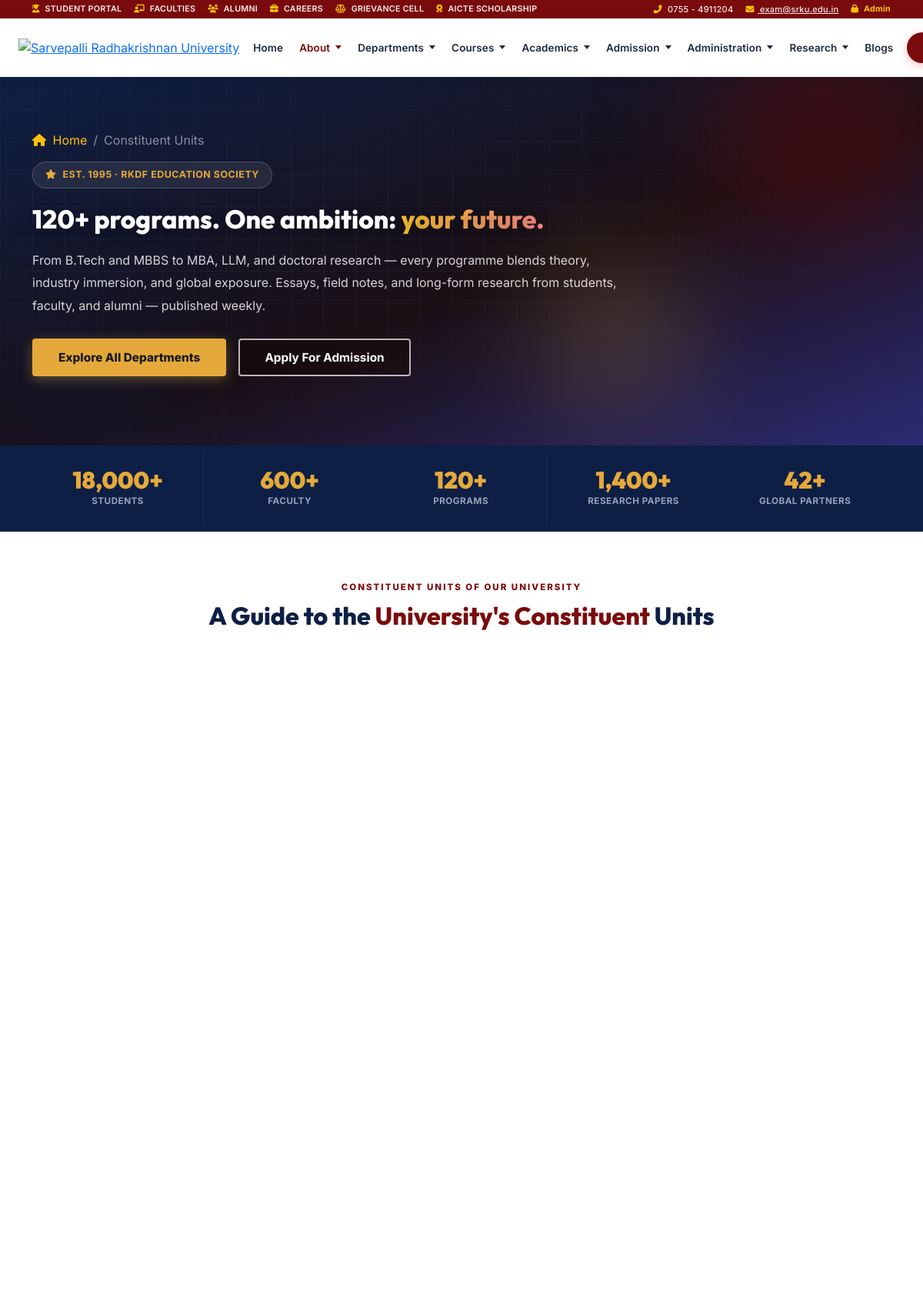
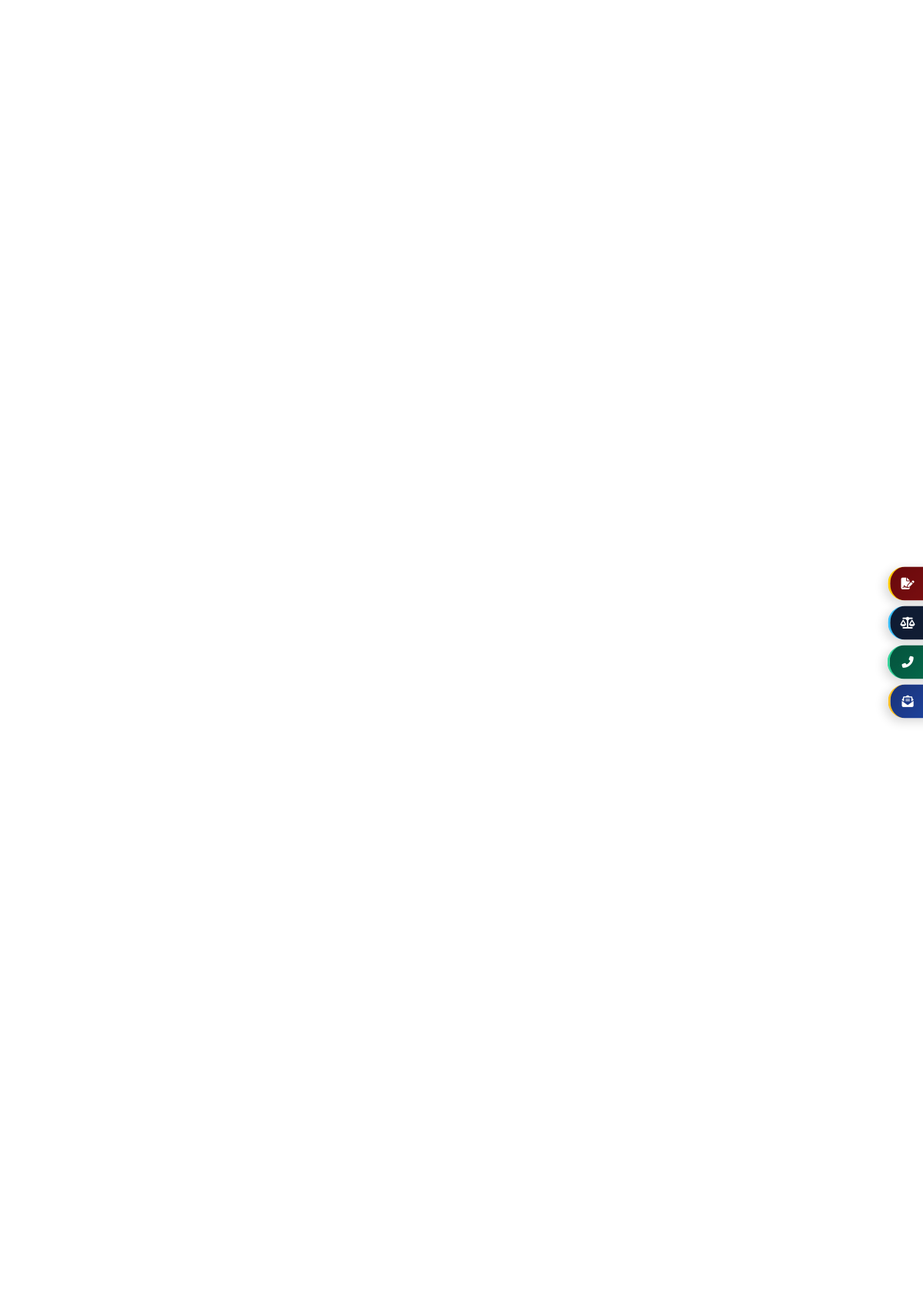
The page /constituent-unit.php (upper part) on the database its author committed (2 pictures, top to bottom).
### tables this page shows
CREATE TABLE `settings` (
  `id` int(11) NOT NULL,
  `setting_key` varchar(100) NOT NULL,
  `setting_value` text DEFAULT NULL
);

### includes/functions.php (called while the page is built, shortened)
<?php
function sanitize($data) {
    return htmlspecialchars(trim((string)$data), ENT_QUOTES, 'UTF-8');
}
function getSetting($key, $default = '') {
    try {
        $pdo = getDBConnection();
        $stmt = $pdo->prepare("SELECT setting_value FROM settings WHERE setting_key = :k LIMIT 1");
        $stmt->execute([':k' => $key]);
        $res = $stmt->fetchColumn();
        return ($res !== false && trim((string)$res) !== '') ? $res : $default;
    } catch (Exception $e) {
        return $default;
    }
}
function normalizeMediaPath($path, $default = '') {
    $path = trim((string)$path);
    $cleanPath = ltrim(str_replace('\\', '/', $path), '/');
    $baseDir = dirname(__DIR__);
    $candidateDirs = [
        'assets/images/',
        'assets/uploads/2026/08/',
        'assets/uploads/2026/07/',
        'assets/uploads/2026/06/',
        'assets/uploads/2024/06/',
        'assets/uploads/',
        'assets/upload/2026/06/',
        'assets/upload/2024/06/',
        'assets/upload/',
        'assets/img/',
        'assets/',
        'wp-content/uploads/'
    ];
    $filename = basename($cleanPath);
    return $cleanPath;
}
function resolveMediaUrl($path, $default = '') {
    $normalized = normalizeMediaPath($path, $default);
    return BASE_URL . $normalized;
}
function getDepartments($activeOnly = true) {
    try {
        $pdo = getDBConnection();
        $sql = "SELECT * FROM departments";
        if ($activeOnly) $sql .= " WHERE status = 'active'";
        $sql .= " ORDER BY name ASC";
        return $pdo->query($sql)->fetchAll();
    } catch (Exception $e) {
        return [];
    }
}
    ?>

### constituent-unit.php (the view, shortened to what this page needs)
<?php
$activeNav = "about";
require_once __DIR__ . '/includes/header.php';
$dbDepartments = getDepartments(true);
$units = [];
if (!empty($dbDepartments)) {
    foreach ($dbDepartments as $d) {
        $img = !empty($d['image']) ? $d['image'] : 'assets/uploads/2026/07/001.webp';
        $units[] = [
            'title' => $d['name'],
            'subtitle' => !empty($d['category']) ? $d['category'] : 'Constituent Institute',
            'img_src' => resolveMediaUrl($img, 'assets/uploads/2026/07/001.webp'),
            'href' => BASE_URL . 'department-detail.php?slug=' . urlencode($d['slug']),
            'external' => false
        ];
    }
}
?>
<section class="about-hero-v2">
    <div class="about-hero-v2__blob about-hero-v2__blob--1"></div>
    <div class="about-hero-v2__blob about-hero-v2__blob--3"></div>
    <div class="about-hero-v2__grid"></div>
    <div class="container-xl about-hero-v2__inner">
        <nav aria-label="breadcrumb" class="mb-3">
            <ol class="breadcrumb mb-0 small">
                <li class="breadcrumb-item"><a href="<?php echo BASE_URL; ?>" class="text-decoration-none text-warning"><i class="fas fa-home me-1"></i> Home</a></li>
                <li class="breadcrumb-item active text-white-50" aria-current="page">Constituent Units</li>
            </ol>
        </nav>
        <span class="about-hero-v2__eyebrow"><i class="fas fa-star"></i> Est. 1995 &middot; RKDF Education Society</span>
        <h1 class="about-hero-v2__title" style="max-width:800px;">120+ programs. One ambition: <span>your future.</span></h1>
        <p class="about-hero-v2__desc" style="max-width:760px;">
            From B.Tech and MBBS to MBA, LLM, and doctoral research &mdash; every programme blends theory, industry immersion, and global exposure. Essays, field notes, and long-form research from students, faculty, and alumni &mdash; published weekly.
        </p>
        <div class="d-flex flex-wrap gap-3">
            <a href="<?php echo BASE_URL; ?>departments.php" class="btn-hero-yellow">Explore All Departments</a>
            <a href="<?php echo BASE_URL; ?>admission-enquiry.php" class="btn-hero-outline">Apply For Admission</a>
        </div>
    </div>
</section>
<div class="stats-strip py-2">
    <div class="container-xl">
        <div class="row row-cols-2 row-cols-md-5 g-0 text-center">
            <div class="col stat-box">
                <div class="stat-val">18,000+</div>
                <div class="stat-txt">Students</div>
            </div>
            <div class="col stat-box">
                <div class="stat-val">600+</div>
                <div class="stat-txt">Faculty</div>
            </div>
            <div class="col stat-box">
                <div class="stat-val">120+</div>
                <div class="stat-txt">Programs</div>
            </div>
            <div class="col stat-box">
                <div class="stat-val">1,400+</div>
                <div class="stat-txt">Research Papers</div>
            </div>
            <div class="col stat-box">
                <div class="stat-val">42+</div>
                <div class="stat-txt">Global Partners</div>
            </div>
        </div>
    </div>
</div>
<section class="py-5">
    <div class="container-xl py-3">
        <div class="text-center mb-5">
            <span class="section-subtitle">CONSTITUENT UNITS OF OUR UNIVERSITY</span>
            <h2 class="section-title">A Guide to the <span>University's Constituent</span> Units</h2>
        </div>
        <div class="row row-cols-1 row-cols-sm-2 row-cols-lg-3 g-4">
            <?php foreach ($units as $u): ?>
                <div class="col">
                </div>
            <?php endforeach; ?>
        </div>
    </div>
</section>
<?php require_once __DIR__ . '/includes/footer.php'; ?>

### includes/header.php (shortened to what this page needs)
<?php
require_once __DIR__ . '/functions.php';
$helpline = getSetting('header_topbar_phone', getSetting('helpline', '0755 - 4911204'));
$email = getSetting('header_topbar_email', getSetting('email', 'exam@srku.edu.in'));
$erpLink = getSetting('header_topbar_erp_link', 'https://erp.srku.edu.in/');
$aicteLink = getSetting('header_topbar_aicte_link', 'https://sarswati.aicte.gov.in/');
$logoUrl = getSetting('header_logo_url', 'assets/uploads/2026/07/SRK-logo.webp');
$ctaText = getSetting('header_cta_text', 'Contact Us');
$ctaLink = getSetting('header_cta_link', 'contact.php');
?>
<!DOCTYPE html>
<html lang="en" itemscope itemtype="https://schema.org/CollegeOrUniversity">
<head>
    <link href="https://cdn.jsdelivr.net/npm/bootstrap@5.3.3/dist/css/bootstrap.min.css" rel="stylesheet">
    <link rel="stylesheet" href="https://cdnjs.cloudflare.com/ajax/libs/font-awesome/6.5.1/css/all.min.css">
    <link rel="stylesheet" href="<?php echo BASE_URL; ?>assets/css/style.css?v=<?php echo @filemtime(__DIR__ . '/../assets/css/style.css') ?: time(); ?>">
</head>
<body>
<div class="srku-topbar">
    <div class="container-xl">
        <div class="d-flex justify-content-between align-items-center">
            <div class="d-none d-md-flex gap-3">
                <a href="<?php echo sanitize($erpLink); ?>" target="_blank" class="topbar-link"><i class="fas fa-user-graduate me-1 text-warning"></i> STUDENT PORTAL</a>
                <a href="<?php echo BASE_URL; ?>faculties.php" class="topbar-link"><i class="fas fa-chalkboard-teacher me-1 text-warning"></i> FACULTIES</a>
                <a href="<?php echo BASE_URL; ?>alumni.php" class="topbar-link"><i class="fas fa-users me-1 text-warning"></i> ALUMNI</a>
                <a href="<?php echo BASE_URL; ?>career.php" class="topbar-link"><i class="fas fa-briefcase me-1 text-warning"></i> CAREERS</a>
                <a href="<?php echo BASE_URL; ?>grievance.php" class="topbar-link"><i class="fas fa-balance-scale me-1 text-warning"></i> GRIEVANCE CELL</a>
                <a href="<?php echo sanitize($aicteLink); ?>" target="_blank" class="topbar-link"><i class="fas fa-award me-1 text-warning"></i> AICTE SCHOLARSHIP</a>
            </div>
            <div class="d-flex align-items-center gap-3 ms-auto ms-md-0">
                <span class="topbar-info"><i class="fas fa-phone-alt me-1 text-warning"></i> <?php echo sanitize($helpline); ?></span>
                <a href="mailto:<?php echo sanitize($email); ?>" class="topbar-info d-none d-sm-inline"><i class="fas fa-envelope me-1 text-warning"></i> <?php echo sanitize($email); ?></a>
                <a href="<?php echo BASE_URL; ?>admin/login.php" class="topbar-link text-warning fw-bold"><i class="fas fa-lock me-1"></i> Admin</a>
            </div>
        </div>
    </div>
</div>
<header class="site-header-static">
    <div class="static-nav-wrapper">
        <div class="static-nav-container">
            <a href="<?php echo BASE_URL; ?>" class="static-nav-logo">
                <img src="<?php echo (strpos($logoUrl, 'http') === 0) ? $logoUrl : BASE_URL . $logoUrl; ?>" alt="Sarvepalli Radhakrishnan University" onerror="this.onerror=null; this.src='<?php echo BASE_URL; ?>assets/images/SRK-logo.webp';" loading="lazy" decoding="async">
            </a>
            <ul class="static-menu-list" id="staticMenuList">
                <li class="static-menu-item <?php echo (!isset($activeNav) || $activeNav == 'home') ? 'active' : ''; ?>">
                    <a href="<?php echo BASE_URL; ?>" class="static-menu-link">Home</a>
                </li>
                <li class="static-menu-item <?php echo (isset($activeNav) && $activeNav == 'about') ? 'active' : ''; ?>">
                    <a href="<?php echo BASE_URL; ?>about.php" class="static-menu-link">
                        About <span class="static-dropdown-arrow"></span>
                    </a>
                </li>
                <li class="static-menu-item <?php echo (isset($activeNav) && $activeNav == 'departments') ? 'active' : ''; ?>">
                    <a href="<?php echo BASE_URL; ?>departments.php" class="static-menu-link">
                        Departments <span class="static-dropdown-arrow"></span>
                    </a>
                </li>
                <li class="static-menu-item <?php echo (isset($activeNav) && $activeNav == 'courses') ? 'active' : ''; ?>">
                    <a href="<?php echo BASE_URL; ?>courses" class="static-menu-link">
                        Courses <span class="static-dropdown-arrow"></span>
                    </a>
                </li>
                <li class="static-menu-item">
                    <a href="#" class="static-menu-link">
                        Academics <span class="static-dropdown-arrow"></span>
                    </a>
                </li>
                <li class="static-menu-item <?php echo (isset($activeNav) && $activeNav == 'admission') ? 'active' : ''; ?>">
                    <a href="<?php echo BASE_URL; ?>admission-enquiry.php" class="static-menu-link">
                        Admission <span class="static-dropdown-arrow"></span>
                    </a>
                </li>
                <li class="static-menu-item">
                    <a href="#" class="static-menu-link">
                        Administration <span class="static-dropdown-arrow"></span>
                    </a>
                </li>
                <li class="static-menu-item <?php echo (isset($activeNav) && $activeNav == 'research') ? 'active' : ''; ?>">
                    <a href="<?php echo BASE_URL; ?>research-innovation" class="static-menu-link">
                        Research <span class="static-dropdown-arrow"></span>
                    </a>
                </li>
                <li class="static-menu-item <?php echo (isset($activeNav) && $activeNav == 'blogs') ? 'active' : ''; ?>">
                    <a href="<?php echo BASE_URL; ?>blogs" class="static-menu-link">Blogs</a>
                </li>
            </ul>
            <a href="<?php echo (strpos($ctaLink, 'http') === 0) ? $ctaLink : BASE_URL . $ctaLink; ?>" class="static-contact-btn"><?php echo sanitize($ctaText); ?></a>
        </div>
    </div>
</header>

### includes/header.php (style rules this page uses)
*,*::before,*::after { box-sizing:border-box }
.static-nav-wrapper { background-color:#fff;box-shadow:0 2px 12px rgba(0,0,0,0.09);font-family:'Inter','Segoe UI',Arial,sans-serif;position:sticky;top:0;z-index:9999;width:100% }
.static-nav-container { max-width:1320px;margin:0 auto;padding:0 24px;display:flex;align-items:center;justify-content:space-between;gap:8px;min-height:76px }
.static-nav-logo { display:flex;align-items:center;flex-shrink:0 }
.static-nav-logo img { max-height:58px;width:auto;display:block }
.static-menu-list { list-style:none;margin:0;padding:0;display:flex;align-items:center;flex-wrap:nowrap;gap:1px;flex:1;justify-content:center }
.static-menu-item { position:relative }
.static-menu-link { display:flex;align-items:center;gap:4px;padding:10px 10px;color:#1e293b;text-decoration:none;font-size:13.5px;font-weight:600;letter-spacing:.1px;white-space:nowrap;transition:color 0.2s ease }
.static-menu-link:hover,.static-menu-item.active>.static-menu-link { color:#7a0b0d }
.static-dropdown-arrow { display:inline-block;border-left:4px solid transparent;border-right:4px solid transparent;border-top:5px solid currentColor;margin-left:3px;transition:transform 0.25s ease;flex-shrink:0 }
.static-contact-btn { display:inline-flex;align-items:center;flex-shrink:0;background:#7a0b0d;color:#ffffff!important;font-size:13.5px;font-weight:700;padding:10px 22px;border-radius:30px;text-decoration:none;box-shadow:0 3px 12px rgba(236,51,55,0.3);transition:background 0.2s ease,box-shadow 0.2s ease,transform 0.2s ease;white-space:nowrap;letter-spacing:.2px }

### rows shown on the page
settings: setting_value "0755 - 4911204"
settings: setting_value "exam@srku.edu.in"
